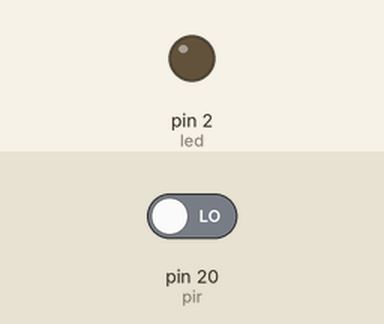
Simulated run of this program. Board: MicroPython board. Shown: output pins drawn as LEDs (lit = HIGH). The inputs (shaded band) are chosen by the test bench; at power-on: pin 20 (pir) LOW.

Above: at 1.2 s.
1.3 s: pin 20 (pir) driven HIGH
At 2.3 s:
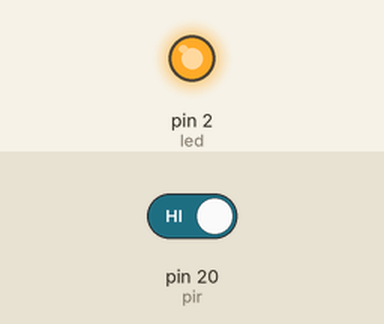
2.8 s: pin 20 (pir) driven LOW
At 3.5 s:
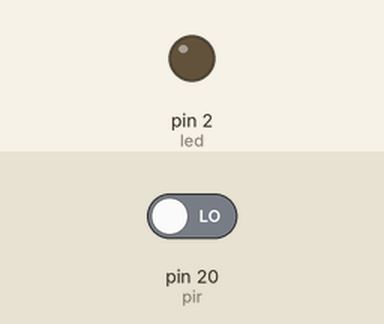
Timing chart, 0 to 5.8 s (numbered marks = the images above; inputs shaded):
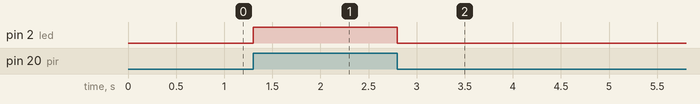

Measured:
- after the input at 1.3 s, pin 2 (led): LOW → HIGH at once
- after the input at 2.8 s, pin 2 (led): HIGH → LOW at once

The program:

power_on_led_when_motion_detected.py
```python
# power_on_led_when_motion_detected

import machine
import time

LED_PIN = 2
PIR_PIN = 20

led = machine.Pin(LED_PIN, machine.Pin.OUT)
pir = machine.Pin(PIR_PIN, machine.Pin.IN, machine.Pin.PULL_DOWN)

led.value(0)

while True:
    time.sleep(0.1)
    if pir.value() == 1:
        led.value(1)
    else:
        led.value(0)
```
